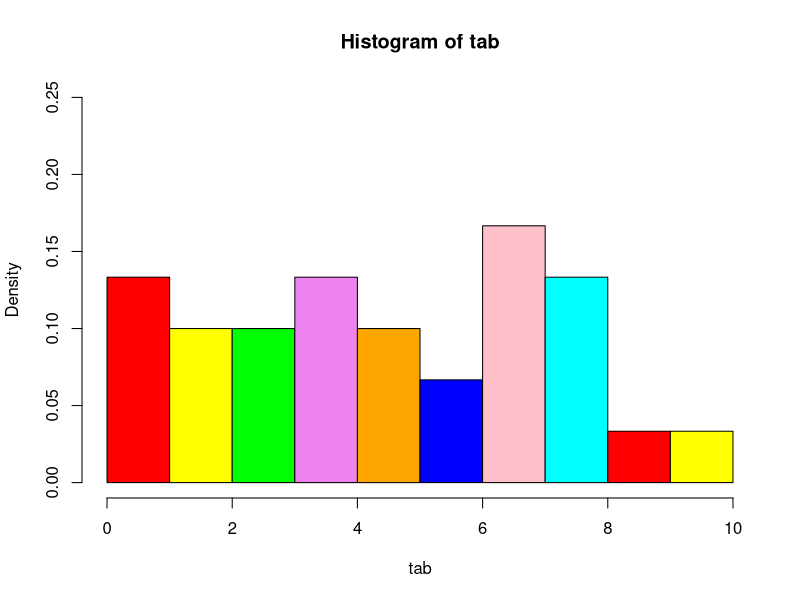
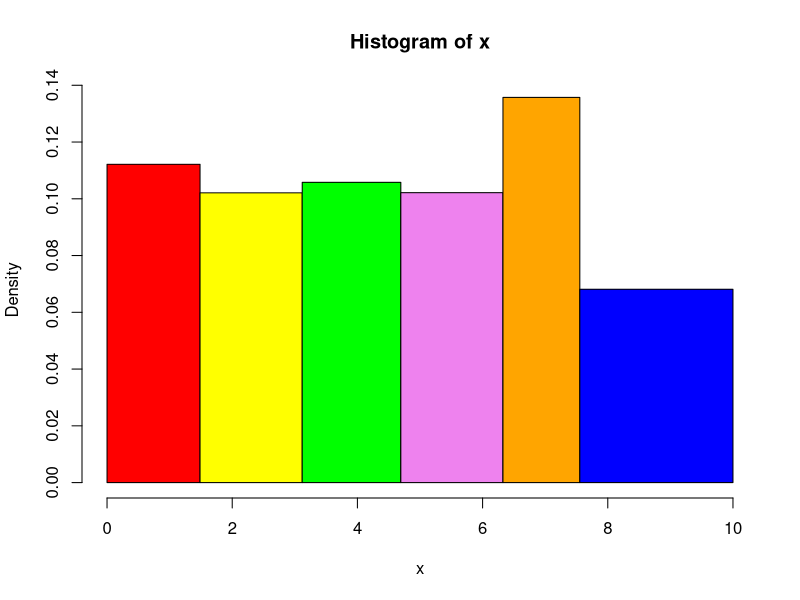
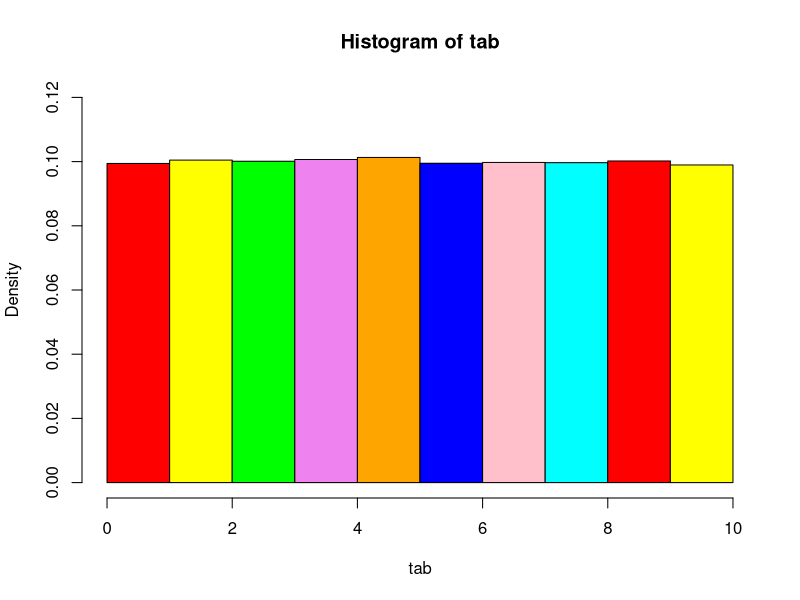
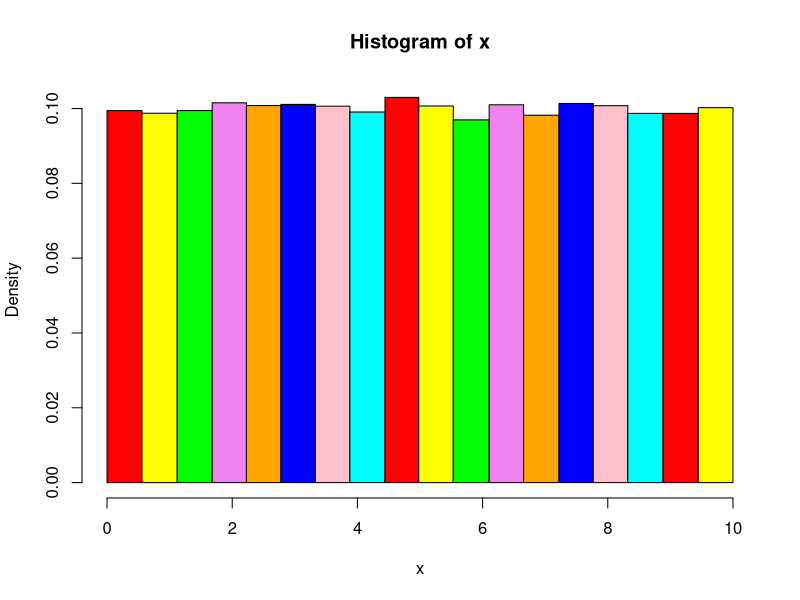

These charts were generated, in order, by the following R code:
## ---- chunk 1
knitr::opts_chunk$set(echo = TRUE)
## ---- chunk 2
histogrammeClasse <-function(tab, pfAbs, pfOrd, limAbs, limOrd) {
  # Soit c le tableau que l'on veut plot.
  
  k = 0 # Nombre de classes
  a0 = 0 # Borne min
  ak = 0 # Borne max
  h = 0 # Hauteur du rectangle
  
  # Calcul du nombre de classes
  if (length(tab) <= 22) {
    k = 5 
  }else{
    k = 1 + round(log2(length(tab)))
  }
  
  # Choix des bornes
  # Premier et dernier élément du table
  preElem = tab[1]
  derElem = tail(tab,n=1)
  
  # Premiere borne et dernière borne. 0 et 260 dans notre cas (ampoule)
  a0 = preElem - 0.025*(derElem - preElem)
  ak = derElem + 0.025*(derElem - preElem)
  
  # Calcul de la largeur 
  h = (ak - a0)/k
  
  # On plot
  colors = c("red", "yellow", "green", "violet", "orange", "blue", "pink", "cyan")
  hist(tab, prob=T, col=colors, breaks=seq(0,10,1), xlim=c(0,limAbs), ylim=c(0,limOrd))
  if (length(pfAbs) > 1){
    lines(pfAbs,pfOrd,lwd=3)
  }
}

histoeff <- function(x, xlim=NULL, ...)
{
  sx <- sort(x)
  n <- length(x)
  k <- round(log(n)/log(2)+1)
  rangex <- max(x)-min(x)
  quantileVoulu <- quantile(x, seq(1,k-1)/k, max(x))

  breaks <- c(0, quantileVoulu, 10)

  col <- 0
  if (is.null(xlim)) xlim<-c(breaks[1], breaks[k+1])
  colors = c("red", "yellow", "green", "violet", "orange", "blue", "pink", "cyan")
  
  hist(x, breaks=breaks, col=colors, xlim=xlim, probability=T, ...)
}
## ---- chunk 3
rando<-sample(1:10,1)

# Generation de 30 nombres 
randoTrente<-runif(30,0,10)
#On trie les valeurs pour ne pas avoir de problème avec le seq !! 
randoTrente <- sort(randoTrente)

pfAbs<-c()
pfOrd<-c()
limAbs <- round(max(randoTrente))
limOrd <- 0.25
histogrammeClasse(randoTrente, pfAbs, pfOrd, limAbs, limOrd)
histoeff(randoTrente)
## ---- chunk 4
randoMille<-runif(100000,0,10)
randoMille<-sort(randoMille)
limAbs <- round(max(randoMille))
limOrd <- 0.12
histogrammeClasse(randoMille, pfAbs, pfOrd, limAbs, limOrd)
histoeff(randoMille)
